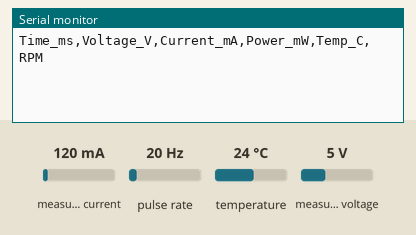
A sketch run on a simulated ESP32. Shown: the last lines printed to the serial monitor. Wiring (inferred from the names in the program): pulse sensor: data GPIO 18. The inputs (shaded band) are chosen by the test bench; at power-on: measured current 120 mA, pulse rate 20 Hz, temperature 24 °C, measured voltage 5 V.

Above: at 1.2 s.
1.3 s: measured current set to 40 mA
At 3.0 s:
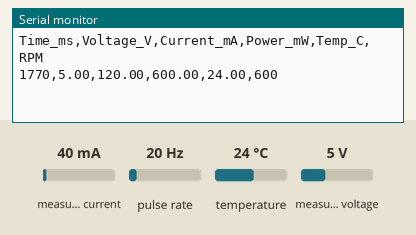
5.0 s: pulse rate (sensor on GPIO 18) set to 4 Hz
At 5.9 s:
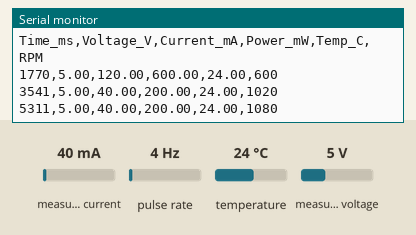
6.5 s: temperature set to 12 °C
At 7.4 s:
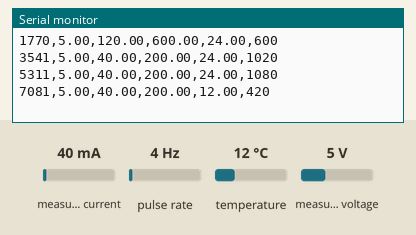
8.0 s: measured voltage set to 0.3 V
At 9.3 s:
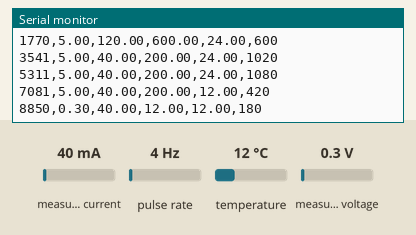
9.5 s: pulse rate (sensor on GPIO 18) set to 50 Hz
At 10.9 s:
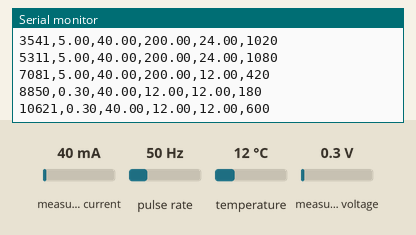
11.0 s: temperature set to 19 °C
At 13.0 s:
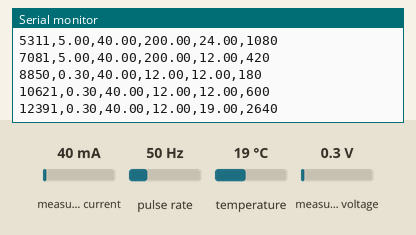
Timing chart, 0 to 13.5 s (numbered marks = the images above; inputs shaded):
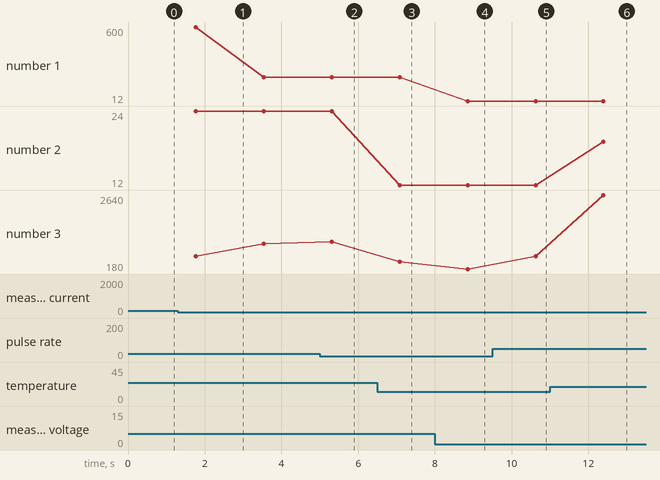

The sketch:

esp_code.ino
```cpp
#include <Wire.h>
#include <Adafruit_INA219.h>
#include <OneWire.h>
#include <DallasTemperature.h>

// --- PIN DEFINITIONS ---
#define RPM_PIN 18         // The Yellow/White 3rd wire from the 5V Fan
#define ONE_WIRE_BUS 4     // The Yellow data wire from the DS18B20 Temp Sensor

// --- SENSOR OBJECTS ---
Adafruit_INA219 ina219;
OneWire oneWire(ONE_WIRE_BUS);
DallasTemperature tempSensor(&oneWire);

// --- RPM VARIABLES ---
// We use volatile because these are changed inside an interrupt
volatile unsigned int pulseCount = 0;
unsigned int rpm = 0;
unsigned long lastMillis = 0;

// --- INTERRUPT SERVICE ROUTINE (ISR) ---
// This tiny function runs in the background every time the fan blade completes a rotation
void IRAM_ATTR countPulse() {
  pulseCount++;
}

void setup() {
  // Start the USB connection at high speed
  Serial.begin(115200);
  while (!Serial) { delay(1); } // Wait for serial connection

  // 1. Initialize INA219 Power Sensor
  if (!ina219.begin()) {
    Serial.println("Failed to find INA219 chip. Check I2C wiring (SDA=21, SCL=22)!");
    while (1) { delay(10); }
  }
  // Optional: Calibrate for 32V and 1A for higher precision on a 5V system
  ina219.setCalibration_32V_1A();

  // 2. Initialize DS18B20 Temp Sensor
  tempSensor.begin();

  // 3. Initialize Fan RPM Pin
  // We use INPUT_PULLUP so we don't need a physical resistor for the tachometer
  pinMode(RPM_PIN, INPUT_PULLUP);

  // Attach the interrupt to count when the signal drops (FALLING edge)
  attachInterrupt(digitalPinToInterrupt(RPM_PIN), countPulse, FALLING);

  // Print the CSV Header so Python knows what the columns are
  Serial.println("Time_ms,Voltage_V,Current_mA,Power_mW,Temp_C,RPM");
}

void loop() {
  // We want to send data EXACTLY once every 1000 milliseconds (1 second)
  if (millis() - lastMillis >= 1000) {

    // --- 1. CALCULATE RPM ---
    // Detach interrupt temporarily so the pulseCount doesn't change while we do math
    detachInterrupt(digitalPinToInterrupt(RPM_PIN));

    // Standard PC/Laptop fans send 2 pulses per revolution.
    // pulseCount / 2 = actual revolutions per second.
    // Multiply by 60 to get Revolutions Per Minute (RPM).
    rpm = (pulseCount / 2) * 60;

    // Reset the counter and turn the interrupt back on
    pulseCount = 0;
    attachInterrupt(digitalPinToInterrupt(RPM_PIN), countPulse, FALLING);

    // --- 2. READ POWER (INA219) ---
    float busvoltage = ina219.getBusVoltage_V();
    float current_mA = ina219.getCurrent_mA();
    float power_mW = ina219.getPower_mW();

    // --- 3. READ TEMPERATURE (DS18B20) ---
    tempSensor.requestTemperatures(); // Command the sensor to read
    float temp_C = tempSensor.getTempCByIndex(0);

    // --- 4. PRINT TO SERIAL CABLE ---
    // Format: Time_ms, Voltage, Current, Power, Temp, RPM
    Serial.print(millis());
    Serial.print(",");
    Serial.print(busvoltage, 2); // Print with 2 decimal places
    Serial.print(",");
    Serial.print(current_mA, 2);
    Serial.print(",");
    Serial.print(power_mW, 2);
    Serial.print(",");
    Serial.print(temp_C, 2);
    Serial.print(",");
    Serial.println(rpm); // println adds the hidden "Enter" key at the end of the line

    // Update the timer
    lastMillis = millis();
  }
}
```

Measured:
- after the input at 6.5 s, the serial monitor: prints a new line after 0.58 s (image 3)
- after the input at 8.0 s, the serial monitor: prints a new line after 0.85 s (image 4)
- after the input at 9.5 s, the serial monitor: prints a new line after 1.1 s (image 5)
- after the input at 11.0 s, the serial monitor: prints a new line after 1.4 s (image 6)
- plotted number 2: 24 → 12 after the input at 6.5 s, 12 → 19 after the input at 11.0 s
- plotted number 3: 180 → 600 after the input at 9.5 s
